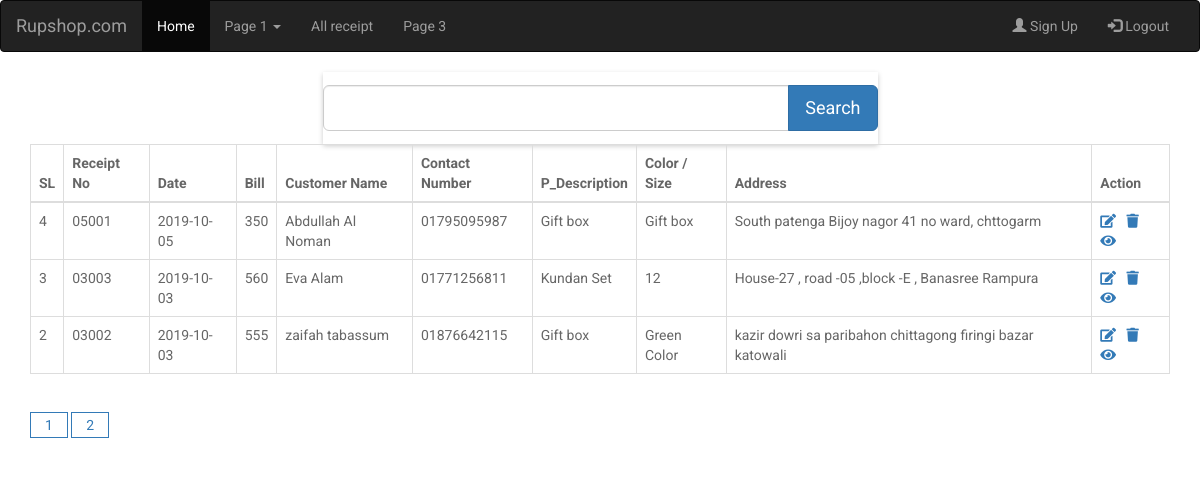
/allreport.php (signed in), run on the app's committed database.
### tables this page shows
CREATE TABLE `receipt` (
  `receipt_id` int(255) NOT NULL,
  `cre_date` varchar(100) NOT NULL,
  `customer_id` varchar(250) NOT NULL,
  `bill_amount` varchar(200) NOT NULL,
  `customer_name` varchar(100) NOT NULL,
  `contact_number` varchar(100) NOT NULL,
  `p_description` varchar(255) NOT NULL,
  `color_size` varchar(100) NOT NULL,
  `address` varchar(100) NOT NULL
);

### allreport.php (the view, shortened to what this page needs)
<?php
  include 'db.php';
$results_per_page = 3;
$query='SELECT * FROM receipt';
$result = mysqli_query($link, $query);
$number_of_results = mysqli_num_rows($result);
$number_of_pages = ceil($number_of_results/$results_per_page);
if (!isset($_GET['page'])) {
  $page = 1;
} else {
  $page = $_GET['page'];
}
$this_page_first_result = ($page-1)*$results_per_page;
?>
<!DOCTYPE html>
<html>
  <head>
    <link rel="stylesheet" href="https://use.fontawesome.com/releases/v5.5.0/css/all.css">
      <link rel="stylesheet" href="https://maxcdn.bootstrapcdn.com/bootstrap/3.4.0/css/bootstrap.min.css">
    <link rel="stylesheet" href="assets/css/style.css">
  </head>
  <body>
	<nav class="navbar navbar-inverse">
	  <div class="container-fluid">
	    <div class="navbar-header">
	      <a class="navbar-brand" href="#">Rupshop.com</a>
	    </div>
	    <div class="collapse navbar-collapse" id="myNavbar">
	      <ul class="nav navbar-nav">
	        <li class="active"><a href="home.php">Home</a></li>
	        <li class="dropdown">
	          <a class="dropdown-toggle" row-toggle="dropdown" href="#">Page 1 <span class="caret"></span></a>
	        </li>
	        <li><a href="#">All receipt</a></li>
	        <li><a href="#">Page 3</a></li>
	      </ul>
	      <ul class="nav navbar-nav navbar-right">
	        <li><a href="registration.php"><span class="glyphicon glyphicon-user"></span> Sign Up</a></li>
	        <li><a href="logout.php"><span class="glyphicon glyphicon-log-in"></span> Logout</a></li>
	      </ul>
	    </div>
	  </div>
	</nav>
	<div class="container">
		<div class="row">
			<div class="col-lg-6 col-lg-offset-3">
				<form action="" method="POST" style="background: transparent; border:none; padding:13px 0">
					<div class="input-group">
						<input type="text" name="search" value="" class="form-control input-lg">
						<div class="input-group-btn">
							<button type="submit" name="btn" class="btn btn-lg btn-md btn-primary">Search</button>
						</div>
					</div>
				</form>
			</div>
		</div>
		<div class="row">
			<div class="col-md-12">
				<table class="table table-bordered">
					<thead>
						<tr>
							<th scope="col">SL</th>
							<th scope="col">Receipt No</th>
							<th scope="col">Date</th>
							<th scope="col">Bill</th>
							<th scope="col">Customer Name</th>
							<th scope="col">Contact Number</th>
							<th scope="col">P_Description</th>
							<th scope="col">Color / Size</th>
							<th scope="col">Address</th>
							<th scope="col">Action</th>
						</tr>
					</thead>
					<tbody>
						<?php
						$query="SELECT * FROM receipt ORDER BY receipt_id DESC LIMIT $this_page_first_result,$results_per_page";
						$res = mysqli_query($link, $query);
						while($row = mysqli_fetch_array($res)) {?>
							<tr>
								<td><?php echo $row['receipt_id']?></td>
							<td><?php echo $row['customer_id']?></td>
							<td><?php echo $row['cre_date']?></td>
							<td><?php echo $row['bill_amount']?></td>
							<td><?php echo $row['customer_name']?></td>
							<td><?php echo $row['contact_number']?></td>
							<td><?php echo $row['p_description']?></td>
							<td><?php echo $row['color_size']?></td>
							<td><?php echo $row['address']?></td>
							<td>
								<a href="editreceipt.php?rid=<?php echo $row['receipt_id'];?>"><i class="fas fa-edit"></i></a>&nbsp&nbsp
								<a href="#" onclick="if(confirm('Are you sure want to delete?')){window.location.href='deletereport.php?did=<?php echo $row['receipt_id'];?>'};">
									<i class="fas fa-trash"></i></a>
								&nbsp<a href="report/report.php?print=<?php echo $row['receipt_id']; ?>" target="_blank"><i class="fa fa-eye"></i></a>
							</td>
							</tr>
						<?php  }
						?>
					</tbody>
				</table>
				<nav aria-label="...">
					<ul class="pagination">
						<?php
						for ($page=1;$page<=$number_of_pages;$page++) {
							echo '<a href="allreport.php?page=' . $page . '">' . $page . '</a> ';
						}
						?>
					</ul>
				</nav>
			</div>
		</div>
	</div>
</body>
</html>

### assets/css/style.css (style rules this page uses)
html, body { min-height: 100%; }
body, div, form, input, select, p { padding: 0; margin: 0; outline: none; font-family: Roboto, Arial, sans-serif; font-size: 14px; color: #666; line-height: 22px; }
form { width: 100%; padding: 20px; background: #fff; box-shadow: 0 2px 5px #ccc; }
input, select, textarea { margin-bottom: 10px; border: 1px solid #ccc; border-radius: 3px; }
input { width: calc(100% - 10px); padding: 5px; }
button { width: auto; padding: 10px; border: none; -webkit-border-radius: 5px; -moz-border-radius: 5px; border-radius: 5px; background-color: #095484; font-size: 16px; color: #fff; cursor: pointer; }
.pagination a { border: 1px solid; padding: 4px 14px; }

### data on the page
receipt: receipt_id "4", customer "05001", cre_date "2019-10-05", bill_amount "350", customer_name "Abdullah Al Noman", contact_number "01795095987", p_description "Gift box", color_size "Gift box", address "South patenga Bijoy nagor 41 no ward, chttogarm"
receipt: receipt_id "3", customer "03003", cre_date "2019-10-03", bill_amount "560", customer_name "Eva Alam", contact_number "01771256811", p_description "Kundan Set", color_size "12", address "House-27 , road -05 ,block -E , Banasree Rampura"
receipt: receipt_id "2", customer "03002", cre_date "2019-10-03", bill_amount "555", customer_name "zaifah tabassum", contact_number "01876642115", p_description "Gift box", color_size "Green Color", address "kazir dowri sa paribahon chittagong firingi bazar katowali"
